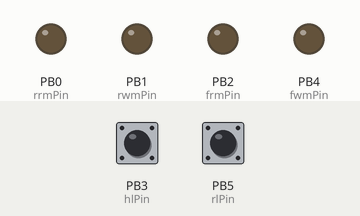
This sketch was run on a simulated ATtiny85, built with avr-gcc and run on an emulated ATtiny85. Shown: output pins drawn as LEDs (lit = HIGH). Inputs (shaded band) come from the test bench; at power-on: PB3 (hlPin) HIGH, PB5 (rlPin) HIGH.

Above: at 1.2 s.
1.3 s: PB3 (hlPin) pulsed LOW 5 times (0.12 s each, 0.3 s apart)
At 3.5 s:
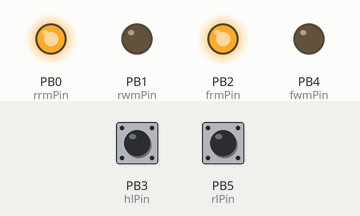
4.3 s: PB3 (hlPin) pulled LOW for 0.25 s
At 4.9 s:
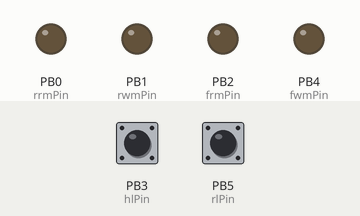
6.0 s: PB5 (rlPin) pulled LOW for 0.25 s
At 7.3 s:
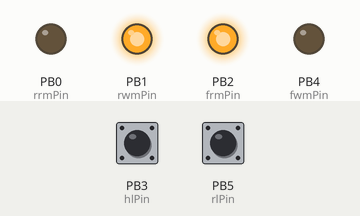
7.7 s: PB5 (rlPin) pulled LOW for 1 s
At 8.8 s:
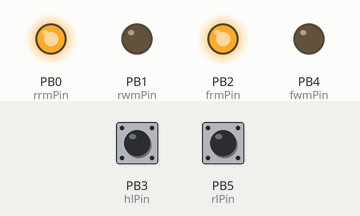
Timing chart, 0 to 10.7 s (numbered marks = the images above; inputs shaded):
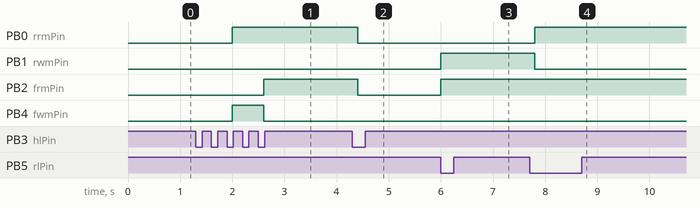

Measured:
- after the input at 1.3 s, PB0 (rrmPin): LOW → HIGH after 0.70 s; PB2 (frmPin): LOW → HIGH after 1.3 s; PB4 (fwmPin): LOW → HIGH after 0.70 s, → LOW 0.60 s later
- after the input at 4.3 s, PB0 (rrmPin), PB2 (frmPin): HIGH → LOW after 0.10 s
- after the input at 6.0 s, PB1 (rwmPin), PB2 (frmPin): LOW → HIGH at once
- after the input at 7.7 s, PB0 (rrmPin): LOW → HIGH after 0.10 s; PB1 (rwmPin): HIGH → LOW after 0.10 s

The sketch:

Marker_Switch.ino
```cpp
/**********************************************

MARKER LIGHT SWITCH - 48
2021 Terry Seiver

 Written for ATTiny85. This program will cycle between
 each of the lighting modes for marker lights, when either
 headlight or rearlight functions are turned on / off.

 The program assume the decoder is programmed to alternate
 between headlight and rearlight based on direction.

 The modes are:
    1) off (default)
    2) directional - both markers
    3) both red

  ATTiny pins used:

                       +====+
     rearlight (PB5) 1 |*   | 8 Fn common (Vcc)
     headlight (PB3) 2 |    | 7 frnt rd mrkr (PB2)
  frnt wh mrkr (PB4) 3 |    | 6 rear wh mrkr (PB1)
                 Gnd 4 |    | 5 rear rd mrkr (PB0)
                       +====+


 **********************************************/

//global constants and variables
const int hlPin = 3; //headlight input
const int rlPin = 5; //rearlight input
const int fwmPin = 4; //front white marker
const int frmPin = 2; //front red marker
const int rwmPin = 1; //rear white marker
const int rrmPin = 0; //rear red marker

bool change = false;
int mode = 0; //lights off
int curDirection = 1; //direction either 1 forward, 2 reverse
int lastDirection = 1; //default last direction forward
int lightOn = 0; //either headlight or rearlight are on


void setup() {
  pinMode(hlPin, INPUT_PULLUP);
  pinMode(rlPin, INPUT_PULLUP);
  pinMode(fwmPin, OUTPUT);
  pinMode(frmPin, OUTPUT);
  pinMode(rwmPin, OUTPUT);
  pinMode(rrmPin, OUTPUT);
  actionMode(); //set markers to be off on startup
}

void loop() {

  //determine direction
  int hlOn = digitalRead(hlPin);
  int rlOn = digitalRead(rlPin);

  if (hlOn==LOW||rlOn==LOW) {

    //if either headlight or rearlight are on

    if (hlOn==LOW) curDirection = 1; //forward
    if (rlOn==LOW) curDirection = 2; //reverse

    //if direction has changed and mode is directional, then trigger a change
    if (curDirection!=lastDirection&&mode==2) change = true;
    lastDirection = curDirection;

    //change mode
    if (lightOn==0) {
      if (mode < 3) {
        mode = mode + 1;
      } else {
        mode = 1;
      }
      change = true;
    }
    lightOn = 1;
  } else
  {
    //neither headlight or rearlight are on
    lightOn = 0;
  }

  //if there's a change, then set markers accordingly
  if (change==true) {
    actionMode();
  }
  delay(200);
 }

void actionMode(){
  //This function will change the LEDs based on the current mode
  switch (mode){
    case 1: //all markers off
      digitalWrite(fwmPin, LOW);
      digitalWrite(frmPin, LOW);
      digitalWrite(rwmPin, LOW);
      digitalWrite(rrmPin, LOW);
      break;
    case 2: //directional control
      if (curDirection==1) {  //ie forward
        digitalWrite(fwmPin, HIGH);
        digitalWrite(frmPin, LOW);
        digitalWrite(rwmPin, LOW);
        digitalWrite(rrmPin, HIGH);
      } else { //ie reverse
        digitalWrite(fwmPin, LOW);
        digitalWrite(frmPin, HIGH);
        digitalWrite(rwmPin, HIGH);
        digitalWrite(rrmPin, LOW);
      }
      break;
    case 3: //Front and rear red markers on
        digitalWrite(fwmPin, LOW);
        digitalWrite(frmPin, HIGH);
        digitalWrite(rwmPin, LOW);
        digitalWrite(rrmPin, HIGH);
      break;
    default: //all markers off
      digitalWrite(fwmPin, LOW);
      digitalWrite(frmPin, LOW);
      digitalWrite(rwmPin, LOW);
      digitalWrite(rrmPin, LOW);
      break;
  }

 }
```
